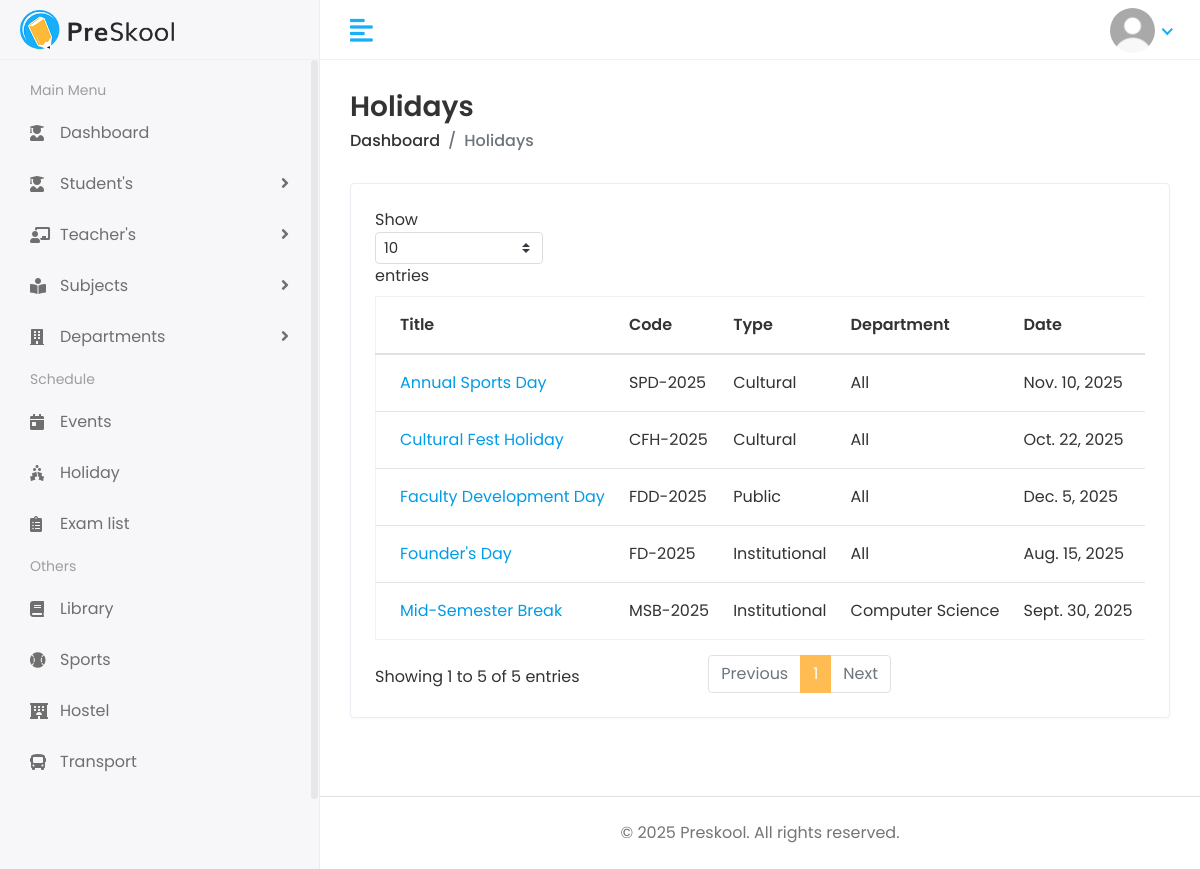
The page /schedule/holiday/ (signed in) on the database its author committed.
### home_auth/models.py (models this page shows, shortened)
class CustomUser(AbstractUser):
    username = models.CharField(max_length=100, unique=True)
    email = models.EmailField(max_length=255, unique=True, db_index=True)
    is_authorized = models.BooleanField(default=False)
    login_token = models.CharField(max_length=6, blank=True, null=True)
    first_name = models.CharField(max_length=30, blank=True)
    last_name = models.CharField(max_length=30, blank=True)
    date_joined = models.DateTimeField(auto_now_add=True)
    profile_image = models.ImageField(
        upload_to='profile_images/',
        blank=True,
        null=True,
        default='profile_images/default-profile.png'
    )
    is_student = models.BooleanField(default=False)
    is_admin = models.BooleanField(default=False)
    is_teacher = models.BooleanField(default=False)
    groups = models.ManyToManyField(
        'auth.Group',
        related_name=None,
        blank=True
    )
    user_permissions = models.ManyToManyField(
        'auth.Permission',
        related_name=None,
        blank=True
    )

### schedule/models.py (models this page shows, shortened)
class Holiday(models.Model):
    HOLIDAY_TYPE_CHOICES = [
        ('Public', 'Public'),
        ('National', 'National'),
        ('Religious', 'Religious'),
        ('Cultural', 'Cultural'),
        ('Institutional', 'Institutional'),
        ('Other', 'Other'),
    ]
    title = models.CharField(max_length=200)
    holiday_code = models.CharField(max_length=20, unique=True)
    holiday_type = models.CharField(max_length=50, choices=HOLIDAY_TYPE_CHOICES)
    department = models.CharField(
        max_length=100,
        choices=[
            ('All', 'All Departments'),
            ('Mathematics', 'Mathematics'),
            ('Physics', 'Physics'),
            ('Chemistry', 'Chemistry'),
            ('Biology', 'Biology'),
            ('History', 'History'),
            ('Geography', 'Geography'),
            ('English', 'English'),
            ('Computer Science', 'Computer Science'),
        ],
        default='All'
    )
    date = models.DateField()
    description = models.TextField(blank=True)
    slug = models.SlugField(max_length=255, unique=True, blank=True)

### schedule/views.py (the view)
# urls.py: path("holiday/", views.holiday_list, name='holiday_list'),
def holiday_list(request):
    holidays = Holiday.objects.all().order_by("date")
    return render(request, "schedules/holidays/holidays.html", {"holidays": holidays})

### templates/schedules/holidays/holidays.html (shortened to what this page needs)
{% extends 'Home/base.html' %}
{% load static %}
{% block body %}
<div class="page-wrapper">
    <div class="content container-fluid">
        <div class="page-header">
            <div class="row align-items-center">
                <div class="col">
                    <h3 class="page-title">Holidays</h3>
                    <ul class="breadcrumb">
                        {% if user.is_admin %}
                        <li class="breadcrumb-item"><a href="{% url 'dean_dashboard' %}">Dashboard</a></li>
                        {% elif user.is_teacher %}
                        <li class="breadcrumb-item"><a href="{% url 'teacher_dashboard' %}">Dashboard</a></li>
                        {% elif user.is_student %}
                        <li class="breadcrumb-item"><a href="{% url 'student_dashboard' %}">Dashboard</a></li>
                        {% endif %}
                        <li class="breadcrumb-item active">Holidays</li>
                    </ul>
                </div>
            </div>
        </div>
        <div class="row">
            <div class="col-sm-12">
                <div class="card card-table">
                    <div class="card-body">
                        <div class="table-responsive">
                            <table class="table table-hover table-center mb-0 datatable">
                                <thead>
                                    <tr>
                                        <th>Title</th>
                                        <th>Code</th>
                                        <th>Type</th>
                                        <th>Department</th>
                                        <th>Date</th>
                                    </tr>
                                </thead>
                                <tbody>
                                    {% for holiday in holidays %}
                                    <tr>
                                        <td><a href="{% url 'view_holiday' holiday.holiday_code %}">{{ holiday.title }}</a></td>
                                        <td>{{ holiday.holiday_code }}</td>
                                        <td>{{ holiday.holiday_type }}</td>
                                        <td>{{ holiday.department }}</td>
                                        <td>{{ holiday.date }}</td>
                                    </tr>
                                    {% endfor %}
                                </tbody>
                            </table>
                        </div>
                    </div>
                </div>
            </div>
        </div>
    </div>
    <footer class="text-center py-4 mt-5 border-top">
        <p class="mb-0 text-muted">&copy; 2025 Preskool. All rights reserved.</p>
    </footer>
</div>
{% endblock %}

### templates/Home/base.html (shortened to what this page needs)
{% load static %}
<!DOCTYPE html>
<html lang="en">
<head>
   <link rel="stylesheet" href="{% static 'assets/plugins/bootstrap/css/bootstrap.min.css' %}">
   <link rel="stylesheet" href="{% static 'assets/plugins/fontawesome/css/fontawesome.min.css' %}">
   <link rel="stylesheet" href="{% static 'assets/plugins/fontawesome/css/all.min.css' %}">
   <link rel="stylesheet" href="{% static 'assets/css/style.css' %}">
</head>
<body>
   <div class="main-wrapper">
      <div class="header">
         <div class="header-left">
            {% if user.is_admin %}
            <a href="{% url 'dean_dashboard' %}" class="logo">
               <img src="{% static 'assets/img/logo.png' %}" alt="Logo">
            </a>
            {% elif user.is_teacher %}
            <a href="{% url 'teacher_dashboard' %}" class="logo">
               <img src="{% static 'assets/img/logo.png' %}" alt="Logo">
            </a>
            {% elif user.is_student %}
            <a href="{% url 'student_dashboard' %}" class="logo">
               <img src="{% static 'assets/img/logo.png' %}" alt="Logo">
            </a>
            {% endif %}
         </div>
         <a href="javascript:void(0);" id="toggle_btn">
            <i class="fas fa-align-left"></i>
         </a>
         <ul class="nav user-menu">
            <li class="nav-item dropdown has-arrow">
               <a href="#" class="dropdown-toggle nav-link" data-toggle="dropdown">
        <img class="avatar-img rounded-circle"
             src="{{ user.profile_image.url|default:'/static/assets/img/profiles/default-profile.png' }}"
             width="45" height="45"
             alt="{{ user.username|default:'User' }}">
</a>
            </li>
         </ul>
      </div>
      <div class="sidebar" id="sidebar">
         <div class="sidebar-inner slimscroll">
            <div id="sidebar-menu" class="sidebar-menu">
               <ul>
                  <li class="menu-title"><span>Main Menu</span></li>
                  {% if user.is_admin %}
                  <li><a href="{% url 'dean_dashboard' %}"><i class="fas fa-user-shield"></i> <span>Dashboard</span></a>
                  </li>
                  {% elif user.is_teacher %}
                  <li><a href="{% url 'teacher_dashboard' %}"><i class="fas fa-chalkboard-teacher"></i>
                        <span>Dashboard</span></a></li>
                  {% elif user.is_student %}
                  <li><a href="{% url 'student_dashboard' %}"><i class="fas fa-user-graduate"></i>
                        <span>Dashboard</span></a></li>
                  {% endif %}
                  <li class="submenu">
                     <a href="#"><i class="fas fa-user-graduate"></i> <span> Student's</span> <span
                           class="menu-arrow"></span></a>
                  </li>
                  <li class="submenu">
                     <a href="#"><i class="fas fa-chalkboard-teacher"></i> <span> Teacher's</span> <span
                           class="menu-arrow"></span></a>
                  </li>
                  <li class="submenu">
                     <a href="#"><i class="fas fa-book-reader"></i> <span> Subjects</span> <span
                           class="menu-arrow"></span></a>
                  </li>
                  <li class="submenu">
                     <a href="#"><i class="fas fa-building"></i> <span> Departments</span> <span
                           class="menu-arrow"></span></a>
                  </li>
                  <li class="menu-title"><span>Schedule</span></li>
                  <li><a href="{% url 'event_list' %}"><i class="fas fa-calendar-day"></i> <span>Events</span></a></li>
                  <li><a href="{% url 'holiday_list' %}"><i class="fas fa-holly-berry"></i> <span>Holiday</span></a>
                  </li>
                  <li><a href="{% url 'exam_list' %}"><i class="fas fa-clipboard-list"></i> <span>Exam list</span></a>
                  </li>
                  <li class="menu-title"><span>Others</span></li>
                  <li><a href="{% url 'book_list' %}"><i class="fas fa-book"></i> <span>Library</span></a></li>
                  <li><a href="{% url 'sport_list' %}"><i class="fas fa-baseball-ball"></i> <span>Sports</span></a></li>
                  <li><a href="{% url 'hostel_list' %}"><i class="fas fa-hotel"></i> <span>Hostel</span></a></li>
                  <li><a href="{% url 'transport_list' %}"><i class="fas fa-bus"></i> <span>Transport</span></a></li>
               </ul>
            </div>
         </div>
      </div>
      <div class="page-content">
         {% block body %}
         {% endblock %}
      </div>
   </div>
</body>
</html>

### rows shown on the page
CustomUser: profile_image (placeholder picture)
Holiday: title "Founder's Day", holiday_code "FD-2025", holiday_type "Institutional", department "All", date "Aug. 15, 2025"
Holiday: title "Mid-Semester Break", holiday_code "MSB-2025", holiday_type "Institutional", department "Computer Science", date "Sept. 30, 2025"
Holiday: title "Cultural Fest Holiday", holiday_code "CFH-2025", holiday_type "Cultural", department "All", date "Oct. 22, 2025"
Holiday: title "Annual Sports Day", holiday_code "SPD-2025", holiday_type "Cultural", department "All", date "Nov. 10, 2025"
Holiday: title "Faculty Development Day", holiday_code "FDD-2025", holiday_type "Public", department "All", date "Dec. 5, 2025"
